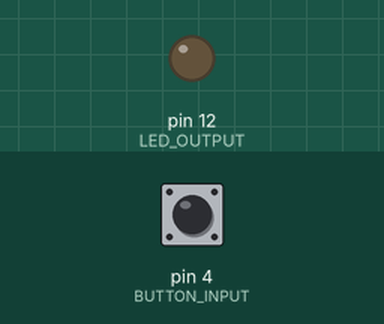
This sketch was run on a simulated Arduino Uno, built with avr-gcc and run on an emulated ATmega328P. On the bench: output pins drawn as LEDs (lit = HIGH). The test bench sets the inputs (shaded band); at power-on: pin 4 (BUTTON_INPUT) LOW.

Above: at 1.2 s.
1.3 s: pin 4 (BUTTON_INPUT) pulled HIGH for 0.15 s
At 1.37 s:
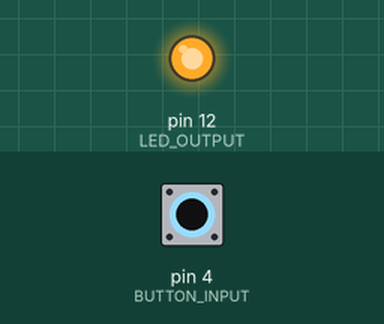
2.9 s: pin 4 (BUTTON_INPUT) pulled HIGH for 3.2 s
At 6.6 s:
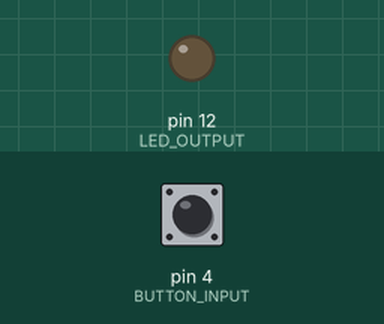
Timing chart, 0 to 8.1 s (numbered marks = the images above; inputs shaded):
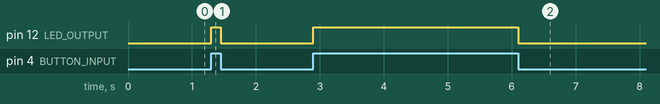

The sketch:

pull_down.ino
```cpp
const int BUTTON_INPUT = 4;
const int LED_OUTPUT = 12;

void setup()
{
  pinMode(BUTTON_INPUT, INPUT);
  pinMode(LED_OUTPUT, OUTPUT);
}

void loop()
{
  if (digitalRead(BUTTON_INPUT) == 1)
  {
    digitalWrite(LED_OUTPUT, HIGH);
  }
  else
  {
    digitalWrite(LED_OUTPUT, LOW);
  }
}
```

Measured:
- after the input at 1.3 s, pin 12 (LED_OUTPUT): LOW → HIGH at once, → LOW 0.15 s later
- after the input at 2.9 s, pin 12 (LED_OUTPUT): LOW → HIGH at once, → LOW 3.2 s later
